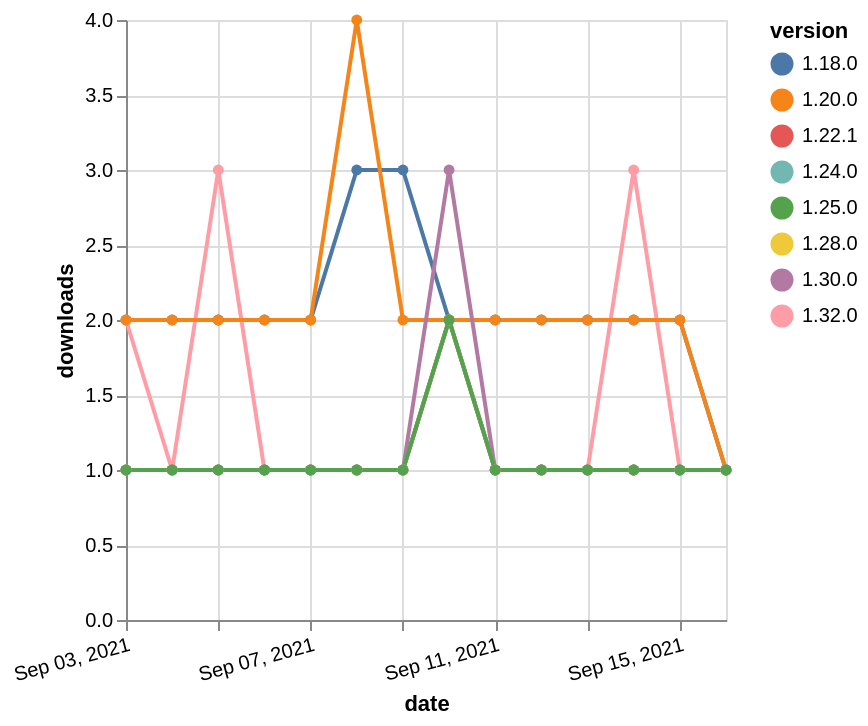

This figure's Vega-Lite source:
### Vega-Lite specification from a JSON file in a GitHub repository (floating-point values rounded to 4 significant figures)
{"$schema": "https://vega.github.io/schema/vega-lite/v5.json", "description": "A simple bar chart with embedded data.", "data": {"values": [{"date": "2021-09-03", "total": 2333, "delta": 2, "version": "1.18.0"}, {"date": "2021-09-04", "total": 2335, "delta": 2, "version": "1.18.0"}, {"date": "2021-09-05", "total": 2337, "delta": 2, "version": "1.18.0"}, {"date": "2021-09-06", "total": 2339, "delta": 2, "version": "1.18.0"}, {"date": "2021-09-07", "total": 2341, "delta": 2, "version": "1.18.0"}, {"date": "2021-09-08", "total": 2344, "delta": 3, "version": "1.18.0"}, {"date": "2021-09-09", "total": 2347, "delta": 3, "version": "1.18.0"}, {"date": "2021-09-10", "total": 2349, "delta": 2, "version": "1.18.0"}, {"date": "2021-09-11", "total": 2351, "delta": 2, "version": "1.18.0"}, {"date": "2021-09-12", "total": 2353, "delta": 2, "version": "1.18.0"}, {"date": "2021-09-13", "total": 2355, "delta": 2, "version": "1.18.0"}, {"date": "2021-09-14", "total": 2357, "delta": 2, "version": "1.18.0"}, {"date": "2021-09-15", "total": 2359, "delta": 2, "version": "1.18.0"}, {"date": "2021-09-16", "total": 2360, "delta": 1, "version": "1.18.0"}, {"date": "2021-09-03", "total": 130, "delta": 2, "version": "1.32.0"}, {"date": "2021-09-04", "total": 131, "delta": 1, "version": "1.32.0"}, {"date": "2021-09-05", "total": 134, "delta": 3, "version": "1.32.0"}, {"date": "2021-09-06", "total": 135, "delta": 1, "version": "1.32.0"}, {"date": "2021-09-07", "total": 136, "delta": 1, "version": "1.32.0"}, {"date": "2021-09-08", "total": 137, "delta": 1, "version": "1.32.0"}, {"date": "2021-09-09", "total": 138, "delta": 1, "version": "1.32.0"}, {"date": "2021-09-10", "total": 140, "delta": 2, "version": "1.32.0"}, {"date": "2021-09-11", "total": 141, "delta": 1, "version": "1.32.0"}, {"date": "2021-09-12", "total": 142, "delta": 1, "version": "1.32.0"}, {"date": "2021-09-13", "total": 143, "delta": 1, "version": "1.32.0"}, {"date": "2021-09-14", "total": 146, "delta": 3, "version": "1.32.0"}, {"date": "2021-09-15", "total": 147, "delta": 1, "version": "1.32.0"}, {"date": "2021-09-16", "total": 148, "delta": 1, "version": "1.32.0"}, {"date": "2021-09-03", "total": 172, "delta": 1, "version": "1.28.0"}, {"date": "2021-09-04", "total": 173, "delta": 1, "version": "1.28.0"}, {"date": "2021-09-05", "total": 174, "delta": 1, "version": "1.28.0"}, {"date": "2021-09-06", "total": 175, "delta": 1, "version": "1.28.0"}, {"date": "2021-09-07", "total": 176, "delta": 1, "version": "1.28.0"}, {"date": "2021-09-08", "total": 177, "delta": 1, "version": "1.28.0"}, {"date": "2021-09-09", "total": 178, "delta": 1, "version": "1.28.0"}, {"date": "2021-09-10", "total": 180, "delta": 2, "version": "1.28.0"}, {"date": "2021-09-11", "total": 181, "delta": 1, "version": "1.28.0"}, {"date": "2021-09-12", "total": 182, "delta": 1, "version": "1.28.0"}, {"date": "2021-09-13", "total": 183, "delta": 1, "version": "1.28.0"}, {"date": "2021-09-14", "total": 184, "delta": 1, "version": "1.28.0"}, {"date": "2021-09-15", "total": 185, "delta": 1, "version": "1.28.0"}, {"date": "2021-09-16", "total": 186, "delta": 1, "version": "1.28.0"}, {"date": "2021-09-03", "total": 262, "delta": 1, "version": "1.22.1"}, {"date": "2021-09-04", "total": 263, "delta": 1, "version": "1.22.1"}, {"date": "2021-09-05", "total": 264, "delta": 1, "version": "1.22.1"}, {"date": "2021-09-06", "total": 265, "delta": 1, "version": "1.22.1"}, {"date": "2021-09-07", "total": 266, "delta": 1, "version": "1.22.1"}, {"date": "2021-09-08", "total": 267, "delta": 1, "version": "1.22.1"}, {"date": "2021-09-09", "total": 268, "delta": 1, "version": "1.22.1"}, {"date": "2021-09-10", "total": 270, "delta": 2, "version": "1.22.1"}, {"date": "2021-09-11", "total": 271, "delta": 1, "version": "1.22.1"}, {"date": "2021-09-12", "total": 272, "delta": 1, "version": "1.22.1"}, {"date": "2021-09-13", "total": 273, "delta": 1, "version": "1.22.1"}, {"date": "2021-09-14", "total": 274, "delta": 1, "version": "1.22.1"}, {"date": "2021-09-15", "total": 275, "delta": 1, "version": "1.22.1"}, {"date": "2021-09-16", "total": 276, "delta": 1, "version": "1.22.1"}, {"date": "2021-09-03", "total": 2423, "delta": 2, "version": "1.20.0"}, {"date": "2021-09-04", "total": 2425, "delta": 2, "version": "1.20.0"}, {"date": "2021-09-05", "total": 2427, "delta": 2, "version": "1.20.0"}, {"date": "2021-09-06", "total": 2429, "delta": 2, "version": "1.20.0"}, {"date": "2021-09-07", "total": 2431, "delta": 2, "version": "1.20.0"}, {"date": "2021-09-08", "total": 2435, "delta": 4, "version": "1.20.0"}, {"date": "2021-09-09", "total": 2437, "delta": 2, "version": "1.20.0"}, {"date": "2021-09-10", "total": 2439, "delta": 2, "version": "1.20.0"}, {"date": "2021-09-11", "total": 2441, "delta": 2, "version": "1.20.0"}, {"date": "2021-09-12", "total": 2443, "delta": 2, "version": "1.20.0"}, {"date": "2021-09-13", "total": 2445, "delta": 2, "version": "1.20.0"}, {"date": "2021-09-14", "total": 2447, "delta": 2, "version": "1.20.0"}, {"date": "2021-09-15", "total": 2449, "delta": 2, "version": "1.20.0"}, {"date": "2021-09-16", "total": 2450, "delta": 1, "version": "1.20.0"}, {"date": "2021-09-03", "total": 204, "delta": 1, "version": "1.30.0"}, {"date": "2021-09-04", "total": 205, "delta": 1, "version": "1.30.0"}, {"date": "2021-09-05", "total": 206, "delta": 1, "version": "1.30.0"}, {"date": "2021-09-06", "total": 207, "delta": 1, "version": "1.30.0"}, {"date": "2021-09-07", "total": 208, "delta": 1, "version": "1.30.0"}, {"date": "2021-09-08", "total": 209, "delta": 1, "version": "1.30.0"}, {"date": "2021-09-09", "total": 210, "delta": 1, "version": "1.30.0"}, {"date": "2021-09-10", "total": 213, "delta": 3, "version": "1.30.0"}, {"date": "2021-09-11", "total": 214, "delta": 1, "version": "1.30.0"}, {"date": "2021-09-12", "total": 215, "delta": 1, "version": "1.30.0"}, {"date": "2021-09-13", "total": 216, "delta": 1, "version": "1.30.0"}, {"date": "2021-09-14", "total": 217, "delta": 1, "version": "1.30.0"}, {"date": "2021-09-15", "total": 218, "delta": 1, "version": "1.30.0"}, {"date": "2021-09-16", "total": 219, "delta": 1, "version": "1.30.0"}, {"date": "2021-09-03", "total": 198, "delta": 1, "version": "1.24.0"}, {"date": "2021-09-04", "total": 199, "delta": 1, "version": "1.24.0"}, {"date": "2021-09-05", "total": 200, "delta": 1, "version": "1.24.0"}, {"date": "2021-09-06", "total": 201, "delta": 1, "version": "1.24.0"}, {"date": "2021-09-07", "total": 202, "delta": 1, "version": "1.24.0"}, {"date": "2021-09-08", "total": 203, "delta": 1, "version": "1.24.0"}, {"date": "2021-09-09", "total": 204, "delta": 1, "version": "1.24.0"}, {"date": "2021-09-10", "total": 206, "delta": 2, "version": "1.24.0"}, {"date": "2021-09-11", "total": 207, "delta": 1, "version": "1.24.0"}, {"date": "2021-09-12", "total": 208, "delta": 1, "version": "1.24.0"}, {"date": "2021-09-13", "total": 209, "delta": 1, "version": "1.24.0"}, {"date": "2021-09-14", "total": 210, "delta": 1, "version": "1.24.0"}, {"date": "2021-09-15", "total": 211, "delta": 1, "version": "1.24.0"}, {"date": "2021-09-16", "total": 212, "delta": 1, "version": "1.24.0"}, {"date": "2021-09-03", "total": 191, "delta": 1, "version": "1.25.0"}, {"date": "2021-09-04", "total": 192, "delta": 1, "version": "1.25.0"}, {"date": "2021-09-05", "total": 193, "delta": 1, "version": "1.25.0"}, {"date": "2021-09-06", "total": 194, "delta": 1, "version": "1.25.0"}, {"date": "2021-09-07", "total": 195, "delta": 1, "version": "1.25.0"}, {"date": "2021-09-08", "total": 196, "delta": 1, "version": "1.25.0"}, {"date": "2021-09-09", "total": 197, "delta": 1, "version": "1.25.0"}, {"date": "2021-09-10", "total": 199, "delta": 2, "version": "1.25.0"}, {"date": "2021-09-11", "total": 200, "delta": 1, "version": "1.25.0"}, {"date": "2021-09-12", "total": 201, "delta": 1, "version": "1.25.0"}, {"date": "2021-09-13", "total": 202, "delta": 1, "version": "1.25.0"}, {"date": "2021-09-14", "total": 203, "delta": 1, "version": "1.25.0"}, {"date": "2021-09-15", "total": 204, "delta": 1, "version": "1.25.0"}, {"date": "2021-09-16", "total": 205, "delta": 1, "version": "1.25.0"}]}, "width": "container", "mark": {"type": "line", "point": {"filled": true}}, "encoding": {"x": {"field": "date", "type": "temporal", "timeUnit": "yearmonthdate", "title": "date", "axis": {"labelAngle": -15}}, "y": {"field": "delta", "type": "quantitative", "title": "downloads"}, "color": {"field": "version", "type": "nominal"}, "tooltip": {"field": "delta"}}}
